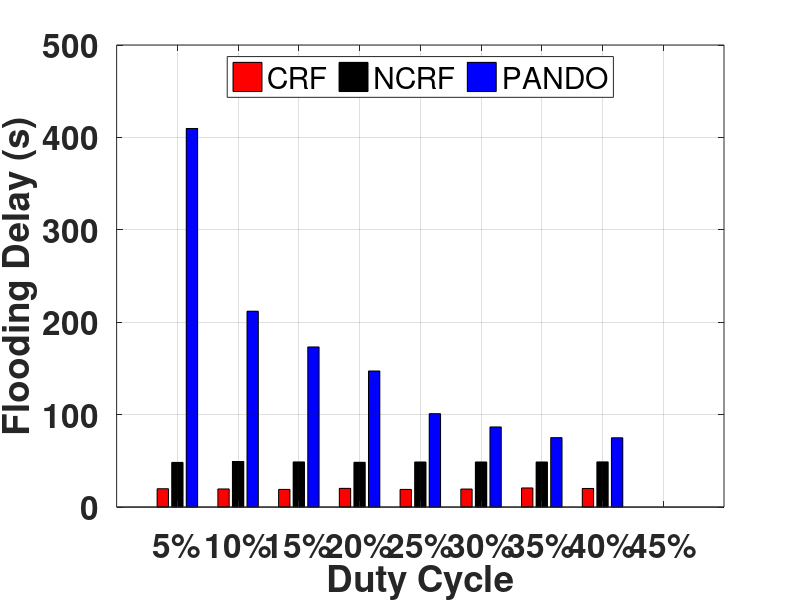

This chart was generated by the following MATLAB code:
close all;
clear;
clc;

   
   eva = cell2mat(struct2cell(load('eva_delay_dutycycle.mat')));
   times = 353 / eva(2,end);
   
   
   
   fig = figure('Position',[0 250 800 350]); 
   h = bar(eva(1:end-1,1)',eva(1:end-1,2:4));
   set(h(1),'FaceColor','red');
   set(h(2),'FaceColor','black');
   set(h(3),'FaceColor','blue');
   
   ylabel('Flooding Delay (s)');
   xlabel('Duty Cycle');

   xticks([0.05 0.10 0.15 0.20 0.25 0.30 0.35 0.40 0.45]);
   xticklabels({'5%','10%','15%','20%','25%','30%','35%','40%', '45%'});
   
   legend('CRF','NCRF', 'PANDO', 'Location','north','Orientation','horizontal');
   set(gca,'FontSize',24,'FontWeight', 'bold');
%    set(gca, 'YScale', 'log');
   grid on;
%     print -deps FDDutyCycle
   saveas(gca, 'FDDutyCycle.eps','epsc');
